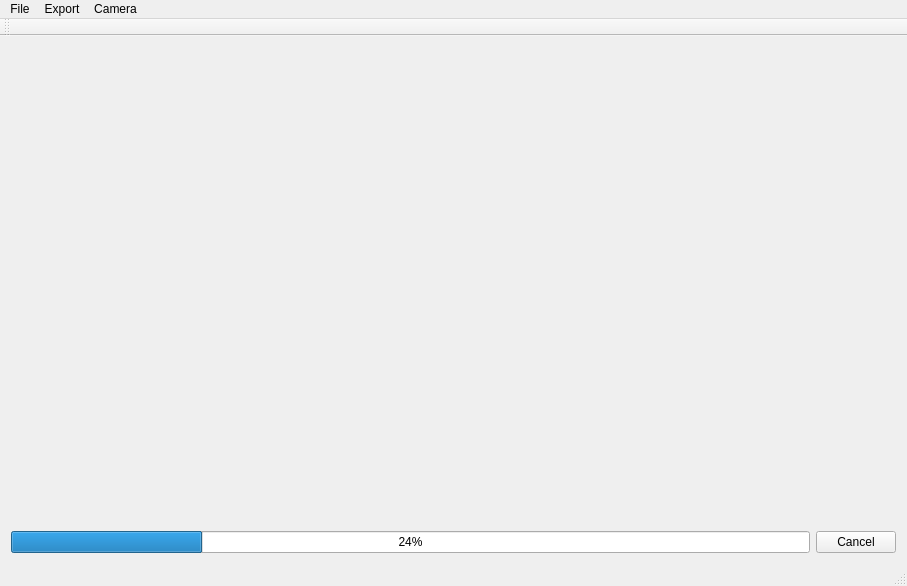
<?xml version="1.0" encoding="UTF-8"?>
<ui version="4.0">
 <class>MainWindow</class>
 <widget class="QMainWindow" name="MainWindow">
  <property name="geometry">
   <rect>
    <x>0</x>
    <y>0</y>
    <width>907</width>
    <height>586</height>
   </rect>
  </property>
  <property name="windowTitle">
   <string>Ray Marching Editor</string>
  </property>
  <property name="windowIcon">
   <iconset resource="res.qrc">
    <normaloff>:/res/img/vls.png</normaloff>:/res/img/vls.png</iconset>
  </property>
  <property name="dockOptions">
   <set>QMainWindow::AllowTabbedDocks</set>
  </property>
  <widget class="QWidget" name="centralWidget">
   <layout class="QVBoxLayout" name="verticalLayout_3">
    <item>
     <layout class="QVBoxLayout" name="verticalLayout_2">
      <item>
       <widget class="RenderWidget" name="widget" native="true">
        <property name="enabled">
         <bool>true</bool>
        </property>
        <property name="minimumSize">
         <size>
          <width>640</width>
          <height>360</height>
         </size>
        </property>
        <layout class="QVBoxLayout" name="verticalLayout"/>
       </widget>
      </item>
     </layout>
    </item>
    <item>
     <layout class="QHBoxLayout" name="horizontalLayout">
      <property name="sizeConstraint">
       <enum>QLayout::SetDefaultConstraint</enum>
      </property>
      <item>
       <widget class="QProgressBar" name="progressBar">
        <property name="value">
         <number>24</number>
        </property>
       </widget>
      </item>
      <item>
       <widget class="QPushButton" name="cancelButton">
        <property name="text">
         <string>Cancel</string>
        </property>
       </widget>
      </item>
     </layout>
    </item>
   </layout>
  </widget>
  <widget class="QMenuBar" name="menuBar">
   <property name="geometry">
    <rect>
     <x>0</x>
     <y>0</y>
     <width>907</width>
     <height>25</height>
    </rect>
   </property>
   <widget class="QMenu" name="menuFile">
    <property name="title">
     <string>File</string>
    </property>
    <addaction name="actionNew"/>
    <addaction name="actionOpen"/>
    <addaction name="actionSaveAllShaders"/>
    <addaction name="separator"/>
    <addaction name="actionQuit"/>
   </widget>
   <widget class="QMenu" name="menuExport">
    <property name="title">
     <string>Export</string>
    </property>
    <addaction name="actionTake_screenshot"/>
    <addaction name="actionExport_as_video"/>
    <addaction name="separator"/>
    <addaction name="actionExport_as_Linux_Demo"/>
   </widget>
   <widget class="QMenu" name="menuCamera">
    <property name="title">
     <string>Camera</string>
    </property>
    <addaction name="actionInsert_camera_keyframe"/>
    <addaction name="actionReset_camera"/>
   </widget>
   <addaction name="menuFile"/>
   <addaction name="menuExport"/>
   <addaction name="menuCamera"/>
  </widget>
  <widget class="QToolBar" name="toolBar">
   <attribute name="toolBarArea">
    <enum>TopToolBarArea</enum>
   </attribute>
   <attribute name="toolBarBreak">
    <bool>false</bool>
   </attribute>
  </widget>
  <widget class="QStatusBar" name="statusBar"/>
  <action name="actionNew">
   <property name="icon">
    <iconset resource="res.qrc">
     <normaloff>:/res/img/new.png</normaloff>:/res/img/new.png</iconset>
   </property>
   <property name="text">
    <string>New</string>
   </property>
   <property name="shortcut">
    <string>Ctrl+N</string>
   </property>
  </action>
  <action name="actionOpen">
   <property name="icon">
    <iconset resource="res.qrc">
     <normaloff>:/res/img/open.png</normaloff>:/res/img/open.png</iconset>
   </property>
   <property name="text">
    <string>Open</string>
   </property>
   <property name="shortcut">
    <string>Ctrl+O</string>
   </property>
  </action>
  <action name="actionSaveAllShaders">
   <property name="icon">
    <iconset resource="res.qrc">
     <normaloff>:/res/img/save.png</normaloff>:/res/img/save.png</iconset>
   </property>
   <property name="text">
    <string>Save shaders</string>
   </property>
   <property name="toolTip">
    <string>Save all shaders</string>
   </property>
   <property name="shortcut">
    <string>Ctrl+S</string>
   </property>
  </action>
  <action name="actionQuit">
   <property name="text">
    <string>Quit</string>
   </property>
  </action>
  <action name="actionReset_camera">
   <property name="icon">
    <iconset resource="res.qrc">
     <normaloff>:/res/img/camera.png</normaloff>:/res/img/camera.png</iconset>
   </property>
   <property name="text">
    <string>Reset camera</string>
   </property>
  </action>
  <action name="actionTake_screenshot">
   <property name="icon">
    <iconset resource="res.qrc">
     <normaloff>:/res/img/screenshot.png</normaloff>:/res/img/screenshot.png</iconset>
   </property>
   <property name="text">
    <string>Take screenshot</string>
   </property>
  </action>
  <action name="actionInsert_camera_keyframe">
   <property name="checkable">
    <bool>false</bool>
   </property>
   <property name="icon">
    <iconset resource="res.qrc">
     <normaloff>:/res/img/record_camera_keyframe.png</normaloff>:/res/img/record_camera_keyframe.png</iconset>
   </property>
   <property name="text">
    <string>Insert camera keyframe</string>
   </property>
   <property name="toolTip">
    <string>Insert/set current camera parameters into keyframe</string>
   </property>
   <property name="shortcut">
    <string>I</string>
   </property>
  </action>
  <action name="actionExport_as_video">
   <property name="icon">
    <iconset resource="res.qrc">
     <normaloff>:/res/img/export_video.png</normaloff>:/res/img/export_video.png</iconset>
   </property>
   <property name="text">
    <string>Export as Video</string>
   </property>
   <property name="toolTip">
    <string>&lt;html&gt;&lt;head/&gt;&lt;body&gt;&lt;p&gt;Export as Video&lt;span style=&quot; font-style:italic;&quot;&gt; (render.mp4)&lt;/span&gt;&lt;/p&gt;&lt;/body&gt;&lt;/html&gt;</string>
   </property>
  </action>
  <action name="actionExport_as_Linux_Demo">
   <property name="icon">
    <iconset resource="res.qrc">
     <normaloff>:/res/img/export_linux.ico</normaloff>:/res/img/export_linux.ico</iconset>
   </property>
   <property name="text">
    <string>Export as Linux Demo</string>
   </property>
  </action>
 </widget>
 <layoutdefault spacing="6" margin="11"/>
 <customwidgets>
  <customwidget>
   <class>RenderWidget</class>
   <extends>QWidget</extends>
   <header>renderwidget.hpp</header>
   <container>1</container>
  </customwidget>
 </customwidgets>
 <resources>
  <include location="res.qrc"/>
 </resources>
 <connections/>
</ui>
